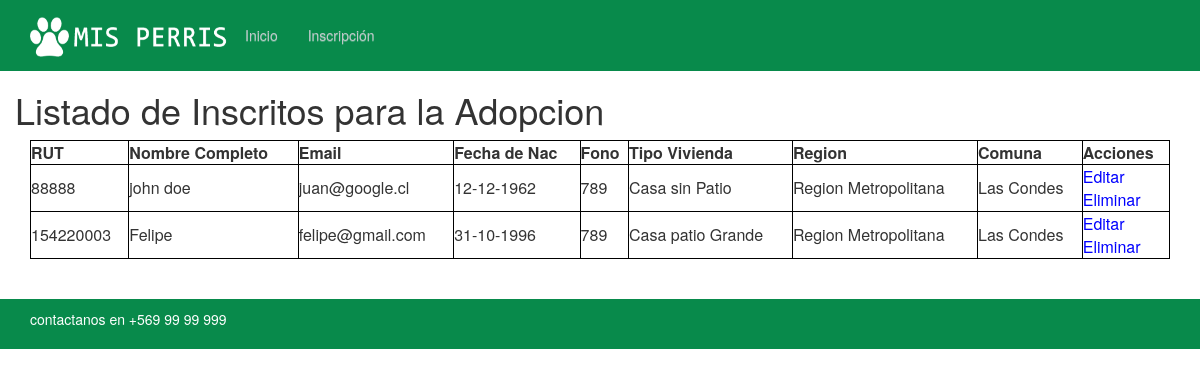
The app's page /registro/listar/ with its own data.
### rescatados/models.py (models this page shows)
class Adoptante(models.Model):
    rut = models.IntegerField(primary_key=True)
    email = models.EmailField(max_length=70)
    nombre_full = models.CharField(max_length=100)
    fec_nac = models.DateField(help_text='Fecha de Nacimiento')
    fono = models.PositiveIntegerField(help_text='numero de Telefono')
    comuna = models.CharField(max_length=80)
    region = models.CharField(max_length=80)
    tipo_vivienda = models.CharField(max_length=80)

### rescatados/views.py (the view)
# urls.py: path('registro/listar/', views.listar, name="listar"),
def listar(request):
    return render(request, 'listar.html', {'elementos':Adoptante.objects.all()})

### rescatados/templates/listar.html (shortened to what this page needs)
{% load static %}
<html>
<head>
    <link rel="stylesheet" href="//maxcdn.bootstrapcdn.com/bootstrap/3.2.0/css/bootstrap.min.css">
    <link rel="stylesheet" href="//maxcdn.bootstrapcdn.com/bootstrap/3.2.0/css/bootstrap-theme.min.css">
    <link rel="stylesheet" type="text/css"href="{% static 'CSS/estilo.css' %}">
</head>
<nav class="navbar justify-content-end navbar-fixed-top">
    <div class="container">
        <div class="navbar-header">
            <a href="/" class="logo">
            <img src="/static/img/logo.png" style="width: 200px; height: 40px; margin-top: .5em"></a>
        </div>
        <div id="navbar" class="collapse navbar-collapse" color = #FFFF >
            <ul class="nav navbar-nav ">
                <li class="active"><a href="http://127.0.0.1:8000/">Inicio</a></li>
                <li><a href="http://127.0.0.1:8000/registro/">Inscripción</a></li>
            </ul>
        </div>
    </div>
</nav>
<body>
<div class="container">
<div class="row" >
 <h1>Listado de Inscritos para la Adopcion</h1>
</div>
</div>
<div class="container">
    <table style="width:100%">
  <tr>
    <th>RUT</th>
    <th>Nombre Completo</th>
    <th>Email</th>
      <th>Fecha de Nac</th>
      <th>Fono</th>
      <th>Tipo Vivienda</th>
      <th>Region</th>
      <th>Comuna</th>
      <th>Acciones</th>
  </tr>
  <tr>
      {%for e in elementos%}
    <td>{{e.rut}}</td>
    <td>{{e.nombre_full}}</td>
    <td>{{e.email}}</td>
      <td>{{e.fec_nac}}</td>
      <td>{{e.fono}}</td>
      <td>{{e.tipo_vivienda}}</td>
      <td>{{e.region}}</td>
      <td>{{e.comuna}}</td>
      <td><a style="color:blue;" href="/registro/editar/{{e.rut}}">Editar</a><br><a style="color:blue;" href="/registro/eliminar/{{e.rut}}">Eliminar</a></td>
  </tr>
         {%endfor%}
</table>
</div>
</body>
<br>
<br>
<footer >
    <div class="container">
            <p style="color:white;">contactanos en +569 99 99 999</p>
    </div>
</footer>
</html>

### rescatados/static/css/estilo.css (style rules this page uses)
body { padding-Top: 70px; }
.navbar { background-color: #088A4B; margin-top: 0; padding: 10px 10px 10px 10px; }
nav,footer { background-color: #088A4B; margin-top: 0; padding: 10px 10px 10px 10px; }
a { color: #BFC9CA; }
table, th, td { border: 1px solid black; border-collapse: collapse; }

### records on screen
Adoptante: rut "88888", nombre_full "john doe", email "juan@google.cl", fec_nac "12-12-1962", fono "789", tipo_vivienda "Casa sin Patio", region "Region Metropolitana", comuna "Las Condes"
Adoptante: rut "154220003", nombre_full "Felipe", email "felipe@gmail.com", fec_nac "31-10-1996", fono "789", tipo_vivienda "Casa patio Grande", region "Region Metropolitana", comuna "Las Condes"
